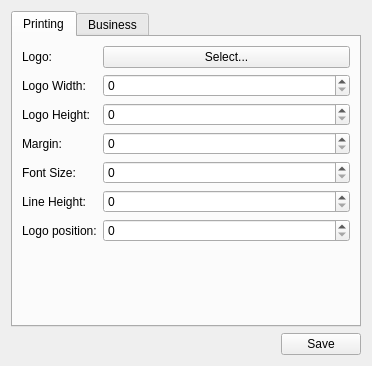
<?xml version="1.0" encoding="UTF-8"?>
<ui version="4.0">
 <class>settingsWidget</class>
 <widget class="QWidget" name="settingsWidget">
  <property name="geometry">
   <rect>
    <x>0</x>
    <y>0</y>
    <width>372</width>
    <height>366</height>
   </rect>
  </property>
  <property name="windowTitle">
   <string>Settings</string>
  </property>
  <layout class="QVBoxLayout" name="verticalLayout">
   <item>
    <widget class="QTabWidget" name="tabWidget">
     <property name="currentIndex">
      <number>0</number>
     </property>
     <widget class="QWidget" name="printingTab">
      <attribute name="title">
       <string>Printing</string>
      </attribute>
      <layout class="QFormLayout" name="formLayout">
       <item row="3" column="0">
        <widget class="QLabel" name="label">
         <property name="text">
          <string>Margin:</string>
         </property>
        </widget>
       </item>
       <item row="3" column="1">
        <widget class="QSpinBox" name="marginSpinBox">
         <property name="maximum">
          <number>99999</number>
         </property>
        </widget>
       </item>
       <item row="4" column="0">
        <widget class="QLabel" name="label_2">
         <property name="text">
          <string>Font Size:</string>
         </property>
        </widget>
       </item>
       <item row="4" column="1">
        <widget class="QSpinBox" name="fontSizeSpinBox">
         <property name="maximum">
          <number>99999</number>
         </property>
        </widget>
       </item>
       <item row="5" column="0">
        <widget class="QLabel" name="label_3">
         <property name="text">
          <string>Line Height:</string>
         </property>
        </widget>
       </item>
       <item row="5" column="1">
        <widget class="QSpinBox" name="lineHeightSpinBox">
         <property name="maximum">
          <number>99999</number>
         </property>
        </widget>
       </item>
       <item row="6" column="0">
        <widget class="QLabel" name="label_4">
         <property name="text">
          <string>Logo position:</string>
         </property>
        </widget>
       </item>
       <item row="6" column="1">
        <widget class="QSpinBox" name="logoPositionSpinBox">
         <property name="maximum">
          <number>99999</number>
         </property>
        </widget>
       </item>
       <item row="0" column="0">
        <widget class="QLabel" name="label_5">
         <property name="text">
          <string>Logo:</string>
         </property>
        </widget>
       </item>
       <item row="0" column="1">
        <widget class="QPushButton" name="selectLogoBtn">
         <property name="text">
          <string>Select...</string>
         </property>
        </widget>
       </item>
       <item row="1" column="0">
        <widget class="QLabel" name="label_11">
         <property name="text">
          <string>Logo Width:</string>
         </property>
        </widget>
       </item>
       <item row="1" column="1">
        <widget class="QSpinBox" name="logoWidthSpinBox">
         <property name="maximum">
          <number>99999</number>
         </property>
        </widget>
       </item>
       <item row="2" column="0">
        <widget class="QLabel" name="label_12">
         <property name="text">
          <string>Logo Height:</string>
         </property>
        </widget>
       </item>
       <item row="2" column="1">
        <widget class="QSpinBox" name="logoHeightSpinBox">
         <property name="maximum">
          <number>99999</number>
         </property>
        </widget>
       </item>
      </layout>
     </widget>
     <widget class="QWidget" name="businessTab">
      <attribute name="title">
       <string>Business</string>
      </attribute>
      <layout class="QFormLayout" name="formLayout_2">
       <item row="0" column="0">
        <widget class="QLabel" name="label_6">
         <property name="text">
          <string>Name:</string>
         </property>
        </widget>
       </item>
       <item row="0" column="1">
        <widget class="QLineEdit" name="businessNameLineEdit"/>
       </item>
       <item row="1" column="0">
        <widget class="QLabel" name="label_7">
         <property name="text">
          <string>Phone Number:</string>
         </property>
        </widget>
       </item>
       <item row="1" column="1">
        <widget class="QLineEdit" name="phoneNumberLineEdit"/>
       </item>
       <item row="2" column="0">
        <widget class="QLabel" name="label_8">
         <property name="text">
          <string>Address Line 1:</string>
         </property>
        </widget>
       </item>
       <item row="2" column="1">
        <widget class="QLineEdit" name="addressLine1LineEdit"/>
       </item>
       <item row="3" column="0">
        <widget class="QLabel" name="label_9">
         <property name="text">
          <string>Address Line 2:</string>
         </property>
        </widget>
       </item>
       <item row="3" column="1">
        <widget class="QLineEdit" name="addressLine2LineEdit"/>
       </item>
       <item row="4" column="0">
        <widget class="QLabel" name="label_10">
         <property name="text">
          <string>E-mail:</string>
         </property>
        </widget>
       </item>
       <item row="4" column="1">
        <widget class="QLineEdit" name="businessEmailLineEdit"/>
       </item>
      </layout>
     </widget>
    </widget>
   </item>
   <item>
    <layout class="QHBoxLayout" name="horizontalLayout">
     <item>
      <spacer name="horizontalSpacer">
       <property name="orientation">
        <enum>Qt::Horizontal</enum>
       </property>
       <property name="sizeHint" stdset="0">
        <size>
         <width>40</width>
         <height>20</height>
        </size>
       </property>
      </spacer>
     </item>
     <item>
      <widget class="QPushButton" name="saveBtn">
       <property name="text">
        <string>Save</string>
       </property>
      </widget>
     </item>
    </layout>
   </item>
  </layout>
 </widget>
 <resources/>
 <connections>
  <connection>
   <sender>saveBtn</sender>
   <signal>clicked()</signal>
   <receiver>settingsWidget</receiver>
   <slot>save()</slot>
   <hints>
    <hint type="sourcelabel">
     <x>361</x>
     <y>355</y>
    </hint>
    <hint type="destinationlabel">
     <x>302</x>
     <y>262</y>
    </hint>
   </hints>
  </connection>
  <connection>
   <sender>selectLogoBtn</sender>
   <signal>clicked()</signal>
   <receiver>settingsWidget</receiver>
   <slot>selectLogo()</slot>
   <hints>
    <hint type="sourcelabel">
     <x>247</x>
     <y>60</y>
    </hint>
    <hint type="destinationlabel">
     <x>367</x>
     <y>130</y>
    </hint>
   </hints>
  </connection>
 </connections>
 <slots>
  <slot>save()</slot>
  <slot>selectLogo()</slot>
 </slots>
</ui>
